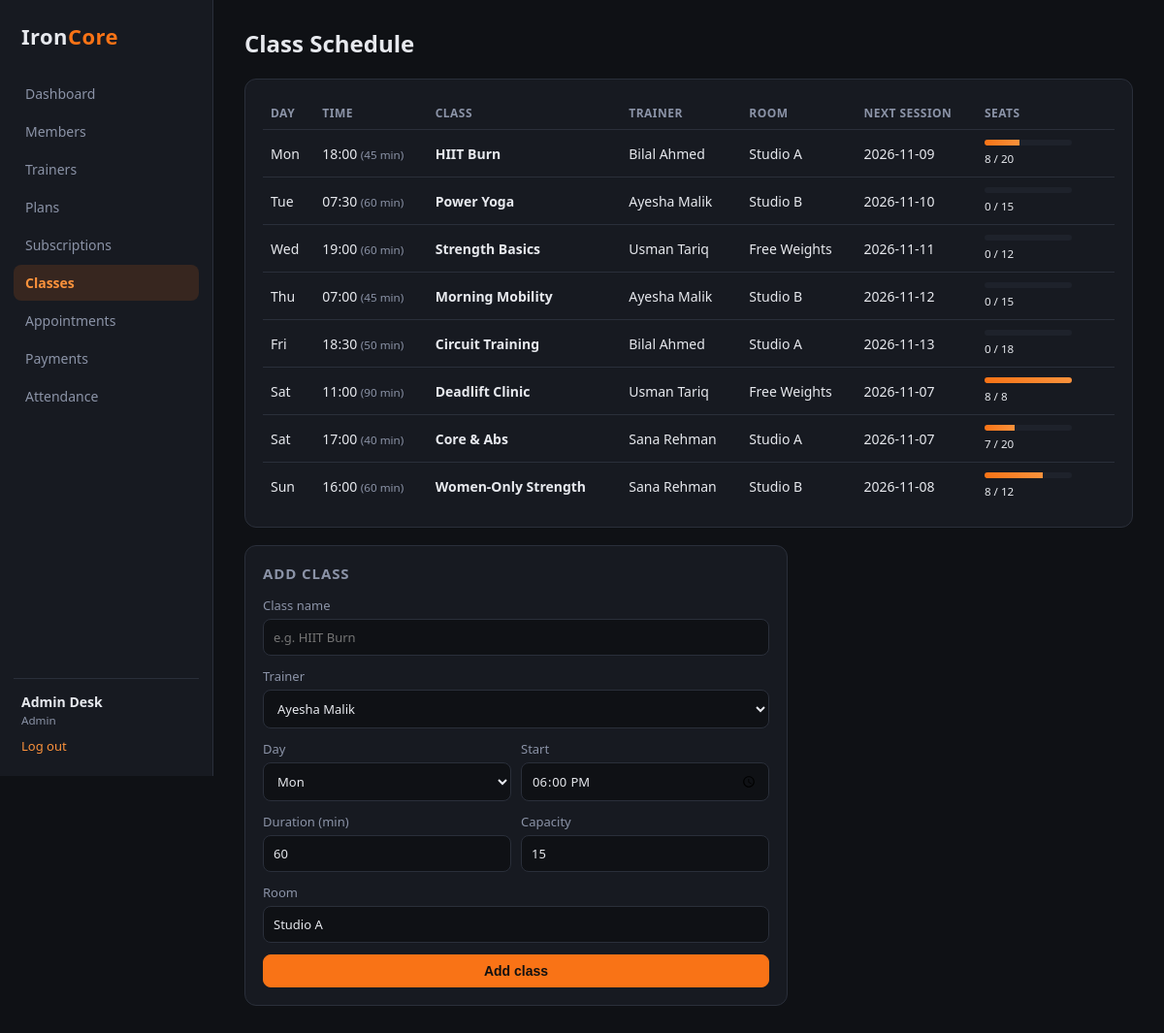
Page /classes.php (signed in) on the committed database.
### tables this page shows
CREATE TABLE classes (
    id           INT AUTO_INCREMENT PRIMARY KEY,
    name         VARCHAR(80) NOT NULL,
    trainer_id   INT NOT NULL,
    day_of_week  ENUM('Mon', 'Tue', 'Wed', 'Thu', 'Fri', 'Sat', 'Sun') NOT NULL,
    start_time   TIME NOT NULL,
    duration_min SMALLINT UNSIGNED NOT NULL DEFAULT 60,
    capacity     SMALLINT UNSIGNED NOT NULL DEFAULT 15,
    room         VARCHAR(40),
    CONSTRAINT fk_class_trainer FOREIGN KEY (trainer_id) REFERENCES trainers (id) ON DELETE CASCADE
);

CREATE TABLE users (
    id            INT AUTO_INCREMENT PRIMARY KEY,
    name          VARCHAR(100) NOT NULL,
    email         VARCHAR(120) NOT NULL UNIQUE,
    phone         VARCHAR(20),
    password_hash VARCHAR(255) NOT NULL,
    role          ENUM('admin', 'trainer', 'member') NOT NULL DEFAULT 'member',
    created_at    TIMESTAMP NOT NULL DEFAULT CURRENT_TIMESTAMP
);

### includes/auth.php (called while the page is built, shortened)
<?php
require_once __DIR__ . '/db.php';
require_once __DIR__ . '/helpers.php';
function current_user(): ?array
{
    return $_SESSION['user'] ?? null;
}
function require_role(string ...$roles): array
{
    $user = current_user();
    return $user;
}

### includes/db.php (called while the page is built)
<?php
function db(): PDO
{
    static $pdo = null;
    if ($pdo === null) {
        $cfg = require __DIR__ . '/../config/database.php';
        $dsn = sprintf('mysql:host=%s;port=%s;dbname=%s;charset=%s',
            $cfg['host'], $cfg['port'], $cfg['database'], $cfg['charset']);
        $pdo = new PDO($dsn, $cfg['username'], $cfg['password'], [
            PDO::ATTR_ERRMODE            => PDO::ERRMODE_EXCEPTION,
            PDO::ATTR_DEFAULT_FETCH_MODE => PDO::FETCH_ASSOC,
            PDO::ATTR_EMULATE_PREPARES   => false,
        ]);
    }
    return $pdo;
}
function q(string $sql, array $params = []): PDOStatement
{
    $stmt = db()->prepare($sql);
    $stmt->execute($params);
    return $stmt;
}

### includes/helpers.php (called while the page is built, shortened)
<?php
function e($value): string
{
    return htmlspecialchars((string) $value, ENT_QUOTES, 'UTF-8');
}

### classes.php (the view, shortened to what this page needs)
<?php
require_once __DIR__ . '/includes/auth.php';
$user = require_role('admin', 'trainer', 'member');
$days = ['Mon', 'Tue', 'Wed', 'Thu', 'Fri', 'Sat', 'Sun'];
$where = $user['role'] === 'trainer' ? 'WHERE c.trainer_id = ' . (int) $user['trainer_id'] : '';
$classes = q("SELECT c.*, u.name AS trainer FROM classes c JOIN trainers t ON t.id = c.trainer_id
              JOIN users u ON u.id = t.user_id $where
              ORDER BY FIELD(c.day_of_week,'Mon','Tue','Wed','Thu','Fri','Sat','Sun'), c.start_time")->fetchAll();
$trainers = q('SELECT t.id, u.name FROM trainers t JOIN users u ON u.id = t.user_id ORDER BY u.name')->fetchAll();
require __DIR__ . '/includes/header.php';
?>
<section class="card">
    <table>
        <tr><th>Day</th><th>Time</th><th>Class</th><th>Trainer</th><th>Room</th><th>Next session</th><th>Seats</th><th></th></tr>
        <?php foreach ($classes as $c): $left = $c['capacity'] - $c['booked']; ?>
            <tr>
                <td><?= e($c['day_of_week']) ?></td>
                <td><?= e(substr($c['start_time'], 0, 5)) ?> <small class="muted">(<?= (int) $c['duration_min'] ?> min)</small></td>
                <td><b><?= e($c['name']) ?></b></td>
                <td><?= e($c['trainer']) ?></td>
                <td><?= e($c['room']) ?></td>
                <td><?= e($c['next_date']) ?></td>
                <td><div class="seats"><i style="width: <?= round($c['booked'] / max(1, $c['capacity']) * 100) ?>%"></i></div>
                    <small><?= $c['booked'] ?> / <?= (int) $c['capacity'] ?></small></td>
                <td>
                </td>
            </tr>
        <?php endforeach; ?>
    </table>
</section>
<?php if ($user['role'] === 'admin'): ?>
<section class="card narrow">
    <h2>Add class</h2>
    <form method="post" class="form">
        <label>Class name <input name="name" required placeholder="e.g. HIIT Burn"></label>
        <label>Trainer <select name="trainer_id"><?php foreach ($trainers as $t): ?><option value="<?= $t['id'] ?>"><?= e($t['name']) ?></option><?php endforeach; ?></select></label>
        <div class="row">
            <label>Day <select name="day_of_week"><?php foreach ($days as $d): ?><option><?= $d ?></option><?php endforeach; ?></select></label>
            <label>Start <input type="time" name="start_time" required value="18:00"></label>
        </div>
        <div class="row">
            <label>Duration (min) <input type="number" name="duration_min" value="60" min="15"></label>
            <label>Capacity <input type="number" name="capacity" value="15" min="1"></label>
        </div>
        <label>Room <input name="room" value="Studio A"></label>
        <button class="btn primary">Add class</button>
    </form>
</section>
<?php endif; ?>
<?php require __DIR__ . '/includes/footer.php';

### assets/css/style.css (style rules this page uses)
:root { --bg: #0f1115; --panel: #171a21; --panel-2: #1e222b; --line: #2a2f3a; --text: #e7e9ee; --muted: #8b93a7; --accent: #f97316; --accent-2: #fb923c; --green: #22c55e; --blue: #3b82f6; --red: #ef4444; --amber: #f59e0b; }
* { box-sizing: border-box; }
body { margin: 0; font-family: "Segoe UI", system-ui, -apple-system, Roboto, Arial, sans-serif; background: var(--bg); color: var(--text); font-size: 14px; }
h2 { font-size: 15px; margin: 0 0 14px; color: var(--muted); text-transform: uppercase; letter-spacing: .06em; }
.card { background: var(--panel); border: 1px solid var(--line); border-radius: 12px; padding: 18px; margin-bottom: 18px; }
.narrow { max-width: 560px; }
table { width: 100%; border-collapse: collapse; }
th { text-align: left; color: var(--muted); font-weight: 600; font-size: 12px; text-transform: uppercase; letter-spacing: .04em; padding: 8px; border-bottom: 1px solid var(--line); }
td { padding: 10px 8px; border-bottom: 1px solid var(--line); vertical-align: middle; }
tr:last-child td { border-bottom: none; }
.muted { color: var(--muted); }
.btn { display: inline-block; border: 1px solid var(--line); background: var(--panel-2); color: var(--text); padding: 8px 14px; border-radius: 8px; cursor: pointer; font-size: 14px; }
.btn.primary { background: var(--accent); border-color: var(--accent); color: #111; font-weight: 600; }
.form { display: flex; flex-direction: column; gap: 12px; }
.form label, .login-card label { display: flex; flex-direction: column; gap: 5px; color: var(--muted); font-size: 13px; }
.form .row { display: grid; grid-template-columns: 1fr 1fr; gap: 10px; }
input, select, textarea { background: var(--bg); border: 1px solid var(--line); color: var(--text); padding: 9px 10px; border-radius: 8px; font: inherit; }
.bar, .seats { background: var(--panel-2); border-radius: 6px; height: 12px; overflow: hidden; }
.bar i, .seats i { display: block; height: 100%; background: linear-gradient(90deg, var(--accent), var(--accent-2)); }
.seats { height: 6px; width: 90px; margin-bottom: 3px; }

### rows in the picture
classes: day_of_week "Mon", start_time "18:00", duration_min "45", name "HIIT Burn", users.name "Bilal Ahmed", room "Studio A", next_date "2026-11-09", booked "8", capacity "20"
classes: day_of_week "Tue", start_time "07:30", duration_min "60", name "Power Yoga", users.name "Ayesha Malik", room "Studio B", next_date "2026-11-10", booked "0", capacity "15"
classes: day_of_week "Wed", start_time "19:00", duration_min "60", name "Strength Basics", users.name "Usman Tariq", room "Free Weights", next_date "2026-11-11", booked "0", capacity "12"
classes: day_of_week "Thu", start_time "07:00", duration_min "45", name "Morning Mobility", users.name "Ayesha Malik", room "Studio B", next_date "2026-11-12", booked "0", capacity "15"
classes: day_of_week "Fri", start_time "18:30", duration_min "50", name "Circuit Training", users.name "Bilal Ahmed", room "Studio A", next_date "2026-11-13", booked "0", capacity "18"
classes: day_of_week "Sat", start_time "11:00", duration_min "90", name "Deadlift Clinic", users.name "Usman Tariq", room "Free Weights", next_date "2026-11-07", capacity "8"
classes: day_of_week "Sat", start_time "17:00", duration_min "40", name "Core & Abs", users.name "Sana Rehman", room "Studio A", next_date "2026-11-07", id "7", capacity "20"
classes: day_of_week "Sun", start_time "16:00", duration_min "60", name "Women-Only Strength", users.name "Sana Rehman", room "Studio B", next_date "2026-11-08", id "8", capacity "12"

### other values in the picture
$label "Dashboard"
$label "Members"
$label "Trainers"
$label "Plans"
$label "Subscriptions"
$label "Classes"
$label "Appointments"
$label "Payments"
$label "Attendance"
$user['name'] "Admin Desk"
$user['role'] "Admin"
$pageTitle "Class Schedule"
form field trainer_id "Ayesha Malik"
form field day_of_week "Mon"
